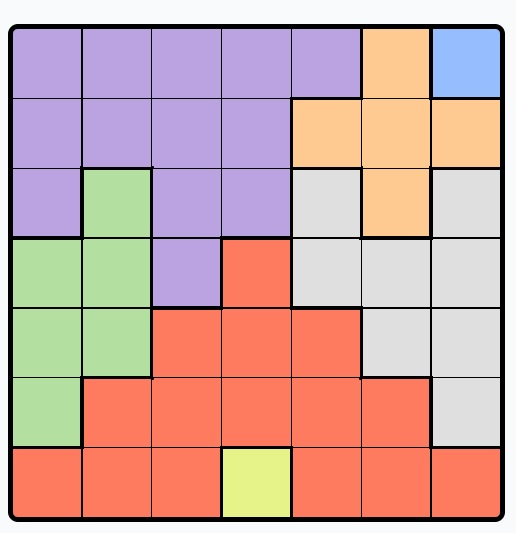
#> input picture QueensBoard.jpg, 516 x 533 px; its folder holds only this picture in this run
$ python -i Resolver.py   (imports and definitions only)
#> lines starting #> are read from the running program, lines starting #| are printed output that depends on the picture
import numpy as np
import cv2 as cv


class Resolver:

    #def __init__():


    """
    @fn:        open_board
    @params:    opens the board image
    @brief:     opens and cropps the image of the board
    @author:    I.Sz.
    @version:   1.0
    @date:      09-2024
    """
    # [58 lines left out: function open_board, not called in this run]
        #cv.waitKey(0)


    """
    @fn:        get_contours
    @params:    img
    @brief:     gets the contour of the image thats being analyzed
    @author:    I.Sz.
    @version:   1.0
    @date:      09-2024
    """
    def get_contours(self,img):
        #ahora que tenemos sólo una grilla de cuadrados, debemos determinar cuántos cuadrados tenemos en la imagen
        # deteccion de contornos?
        countour_t, hierarchies_t = cv.findContours(thresh,cv.RETR_LIST,cv.CHAIN_APPROX_NONE)

        #podemos visualziar los contornos, dibujando sobre la imagen
        #thresh = cv.cvtColor(thresh,cv.COLOR_GRAY2BGR)
        #cv.drawContours(thresh,countour_t,-1,(0,255,0),1)
        cv.imshow('Contours Tresh',thresh)


        #Cannny: hago un procesamiento con Canny en lugar de threshold, ya que por el tipo de imagen, da un mejor resultado

        #Canny(imagen a analizar, minVal, maxVal, tamaño del kernel para sacar gradiente (3 por default))
        canny = cv.Canny(img,125,175)

        ret, canny = cv.threshold(canny,10,255,cv.THRESH_BINARY)
        cv.imshow('Img canny', canny)

        #erosion y dilatación para eliminar ruido
        # definimos el kernel que puede ser de tamaño 3, 5  o 7
        kernel_dilat = np.ones((5, 5), np.uint8)
        #realizamos las operaciones
        canny_dilation = cv.dilate(canny, kernel_dilat, iterations=2)
        cv.imshow('canny_dilation', canny_dilation)

        #busco contornos en la imagen canny
        countour_c, hierarchies_canny = cv.findContours(canny_dilation,cv.RETR_TREE,cv.CHAIN_APPROX_SIMPLE)

        #Dibujo los contonrs obtenidos con Canny
        aux = np.zeros(img.shape[:2],dtype="uint8")
        cv.drawContours(aux,countour_c,-1,(255,255,255),1)
        cv.imshow('Canny countours', aux)

        filled_countours_c = np.zeros(img.shape[:2],dtype='uint8')
        for cnts in range(1,len(countour_c)):
            cnt = countour_c[cnts]
            x,y,w,h = cv.boundingRect(cnt)
            x_center = x+(w/2)
            y_center = y+(h/2)

            filled_countours_c = cv.rectangle(filled_countours_c, (x,y), (x+w,y+h), (255,255,255) , -1)


        cv.imshow("filled_countours_c",filled_countours_c)

        print(f'{len(countour_t)} threshold countour(s) fount!')
        print(f'{len(countour_c)} canny countour(s) fount!')


        total_image = cv.bitwise_or(thresh,filled_countours_c)
        cv.imshow("total_image",total_image)

        countour_tc, hierarchies_canny = cv.findContours(total_image,cv.RETR_TREE,cv.CHAIN_APPROX_SIMPLE)
        aux = np.zeros(img.shape[:2],dtype="uint8")
        cv.drawContours(aux,countour_tc,-1,(255,255,255),1)
        cv.imshow("total_image countours",aux)

        plus_tresh = 2
        plus_canny = 1
        plus_ct = 3


        #cv.waitKey(0)
        #el detector de contornos, encuentra dos contornos de más: el de la imagen en general y el de el cuadrado grande => le resto dos a la cantidad para obtener el número de cuadrados presentes
        sqr_cant = int(len(countour_t)-plus_tresh)
        print(f'{sqr_cant} squares present in the map with thresh')
        sqr_cant = int(len(countour_c)-plus_canny)
        print(f'{sqr_cant} squares present in the map with canny')
        sqr_cant = int(len(countour_tc)-plus_ct)
        print(f'{sqr_cant} squares present in the map with thresh+canny')


        #defino el tamaño de columnas y filas
        cols_rows = int(np.sqrt(sqr_cant))
        sqr_cant = cols_rows*cols_rows
        print(f'{sqr_cant} squares present in the map')
        #defino un np.array de cols_rows x cols_rows
        grid = np.zeros(shape=[2,cols_rows,cols_rows]) #dos dimensiones: una para utilizar como guía de espacio "libre-ocupado" y otra para llevar los colores
        print("\n\tTha map: \n\n")
        print(grid)

        x = range(cols_rows,0)
        print(x)

        #print(countour_t)
        print(img.shape[:2])
        #cantidad columnas
        row_nbr = img.shape[0]
        col_nbr = img.shape[1]

        board = np.zeros(img.shape[:2],dtype="uint8")
        board = cv.cvtColor(board,cv.COLOR_GRAY2BGR)


    """
    @fn:        get_colours
    @params:    number of squares present on the map, contours to use, grid
    @brief:     gets the color of each square of the map, and translates it into an id to fill the grid
    @author:    I.Sz.
    @version:   1.0
    @date:      09-2024
    """
    # [57 lines left out: function get_colours, not called in this run]

>>> import cv2
>>> picture = cv2.imread('../QueensBoard.jpg', cv2.IMREAD_GRAYSCALE)
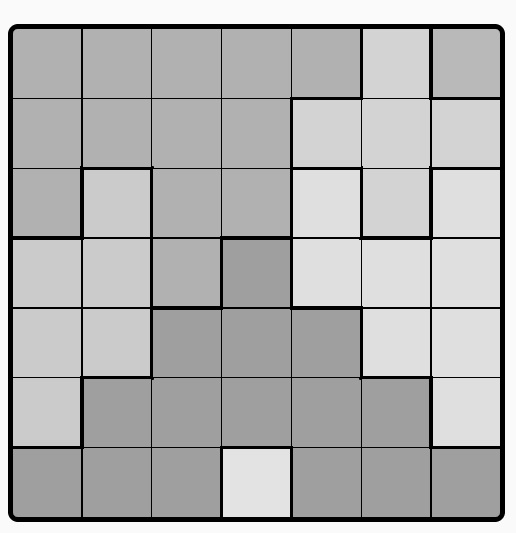
#> picture: shape (533, 516); min 0, max 255, mean 178.1
#> (the run stopped early here; a loop or call above may not have finished)
